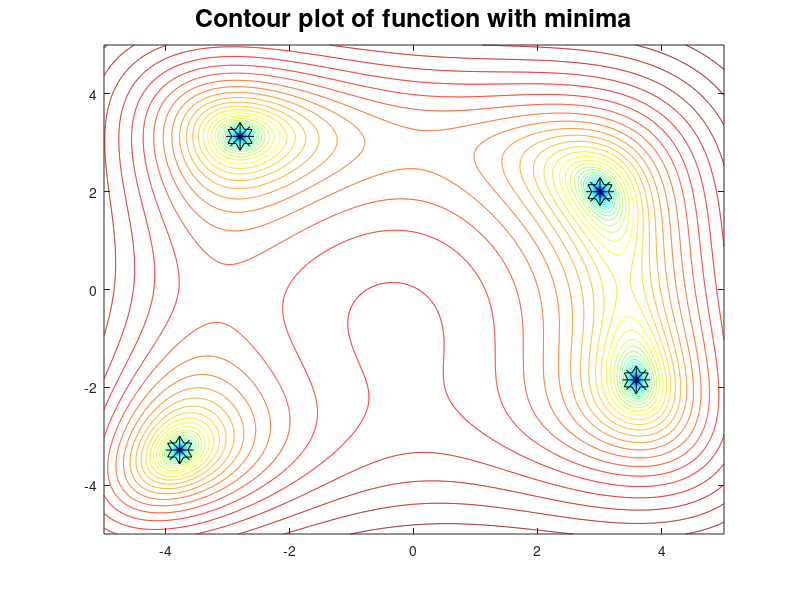

This figure's MATLAB source:
function plotContour()

a=0.01;

x1 = linspace(-5,5,1000);
x2 = x1';
x3 = log(a+ (((x1.^2)+x2-11).^2 + (x1+(x2.^2)-7).^2));

x_point = [3 3.584428340330492 -2.805118086952745 -3.77931025337775];
y_point = [2 -1.848126526964404 3.131312518250573 -3.28318599128617];

figure()
contour(x1,x2,x3,40)
hold on
plot(x_point,y_point,'kh','MarkerSize', 20)
hold on
plot(x_point,y_point,'k*','MarkerSize', 20)
colormap('jet')
hold off
title('Contour plot of function with minima','FontSize', 18)

end